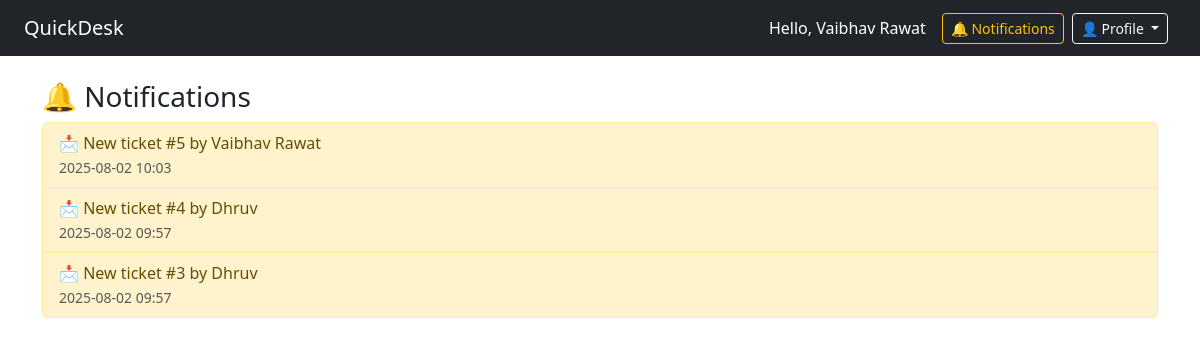
The app's page /notifications (signed in), older data.
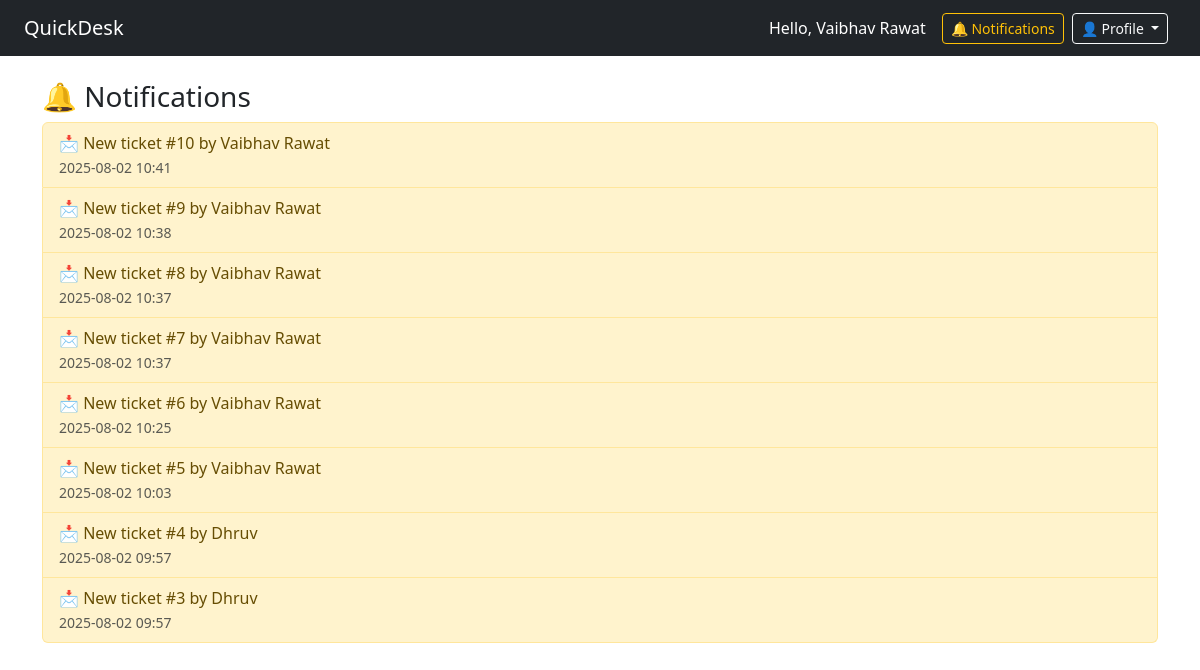
The same page, newer data.
### app.py (models this page shows, shortened)
class User(db.Model, UserMixin):
    id = db.Column(db.Integer, primary_key=True)
    email = db.Column(db.String(150), unique=True, nullable=False)
    name = db.Column(db.String(150), nullable=False)
    password_hash = db.Column(db.String(200), nullable=False)
    role = db.Column(db.String(50), default='user')
    is_active = db.Column(db.Boolean, default=True)
    notifications = db.relationship('Notification', backref='user', lazy='dynamic')
    tickets = db.relationship('Ticket', backref='owner', lazy=True)
    replies = db.relationship('TicketReply', backref='author', lazy=True)

class Notification(db.Model):
    id = db.Column(db.Integer, primary_key=True)
    user_id = db.Column(db.Integer, db.ForeignKey('user.id'))  # Who receives the notification
    message = db.Column(db.String(255))
    is_read = db.Column(db.Boolean, default=False)
    created_at = db.Column(db.DateTime, default=datetime.utcnow)

### app.py (the view)
@app.route('/notifications')
@login_required
def notifications():
    notifs = Notification.query.filter_by(user_id=current_user.id).order_by(Notification.created_at.desc()).all()
    return render_template('notifications.html', notifications=notifs)

### app.py (called while the page is built)
@login_manager.user_loader
def load_user(user_id):
    return User.query.get(int(user_id))

### templates/notifications.html
{% extends 'base.html' %}
{% block content %}
<h3>🔔 Notifications</h3>
<ul class="list-group">
  {% for notif in notifications %}
  <li class="list-group-item d-flex justify-content-between align-items-start {% if not notif.is_read %}list-group-item-warning{% endif %}">
    <div>
      {{ notif.message }}<br>
      <small class="text-muted">{{ notif.created_at.strftime('%Y-%m-%d %H:%M') }}</small>
    </div>
  </li>
  {% else %}
  <li class="list-group-item">No notifications available.</li>
  {% endfor %}
</ul>
{% endblock %}

### templates/base.html (shortened to what this page needs)
<!DOCTYPE html>
<html lang="en">
<head>
  <link href="https://cdn.jsdelivr.net/npm/bootstrap@5.3.0/dist/css/bootstrap.min.css" rel="stylesheet">
</head>
<body>
  <nav class="navbar navbar-expand-lg navbar-dark bg-dark px-4">
    <a class="navbar-brand" href="{{ url_for('dashboard') }}">QuickDesk</a>
    {% if current_user.is_authenticated %}
    <div class="ms-auto d-flex align-items-center">
      <span class="text-white me-3">Hello, {{ current_user.name }}</span>
      <a class="btn btn-sm btn-outline-warning me-2" href="{{ url_for('notifications') }}">
        🔔 Notifications
      </a>
      <div class="dropdown me-2">
        <button class="btn btn-sm btn-outline-light dropdown-toggle" type="button" data-bs-toggle="dropdown">
          👤 Profile
        </button>
      </div>
    </div>
    {% endif %}
  </nav>
  <div class="container mt-4">
    {% block content %}{% endblock %}
  </div>
</body>
</html>

Row changes from the older to the newer data that the page shows:
added Notification: message "📩 New ticket #10 by Vaibhav Rawat", created_at "2025-08-02 10:41"
added Notification: message "📩 New ticket #9 by Vaibhav Rawat", created_at "2025-08-02 10:38"
added Notification: message "📩 New ticket #8 by Vaibhav Rawat", created_at "2025-08-02 10:37"
added Notification: message "📩 New ticket #7 by Vaibhav Rawat", created_at "2025-08-02 10:37"
added Notification: message "📩 New ticket #6 by Vaibhav Rawat", created_at "2025-08-02 10:25"
